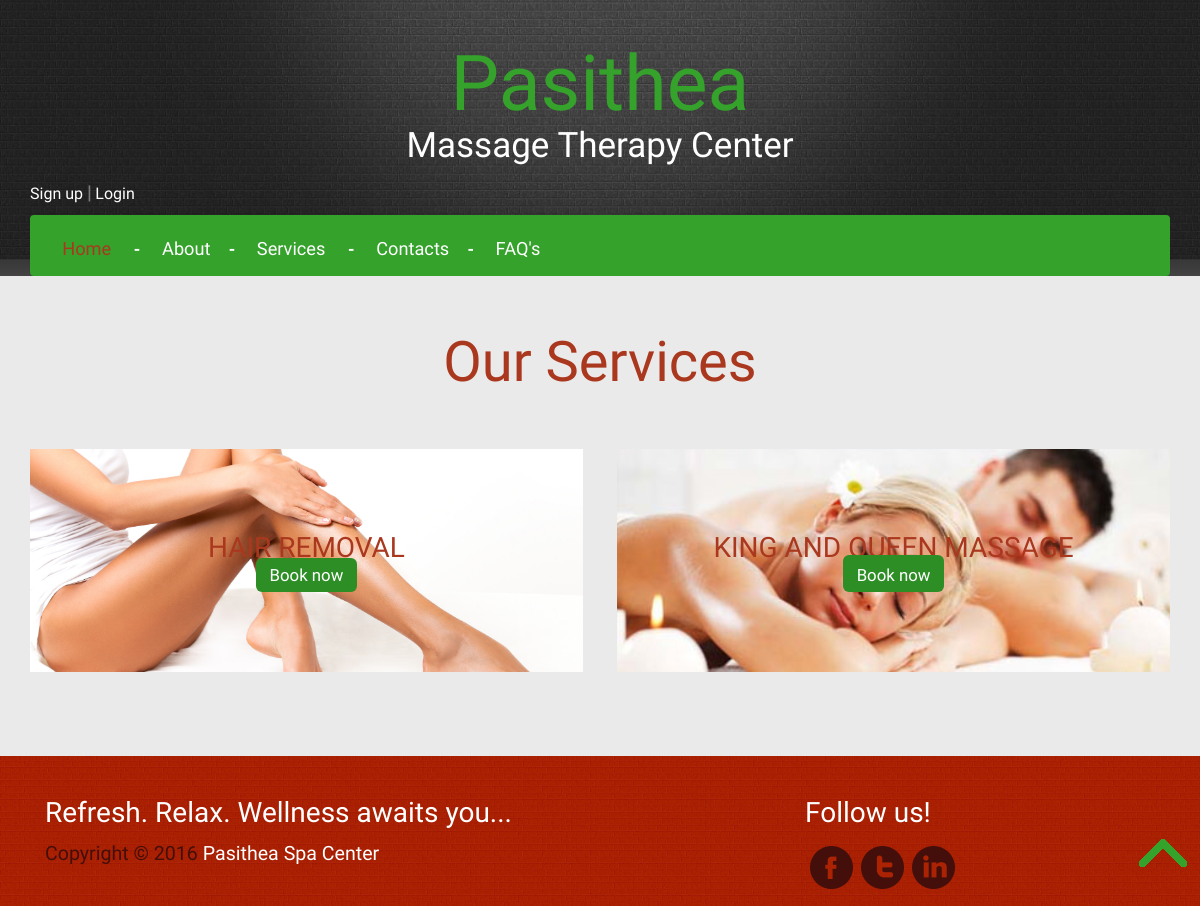
The page /index.php?pg=svc on the database as committed earlier.
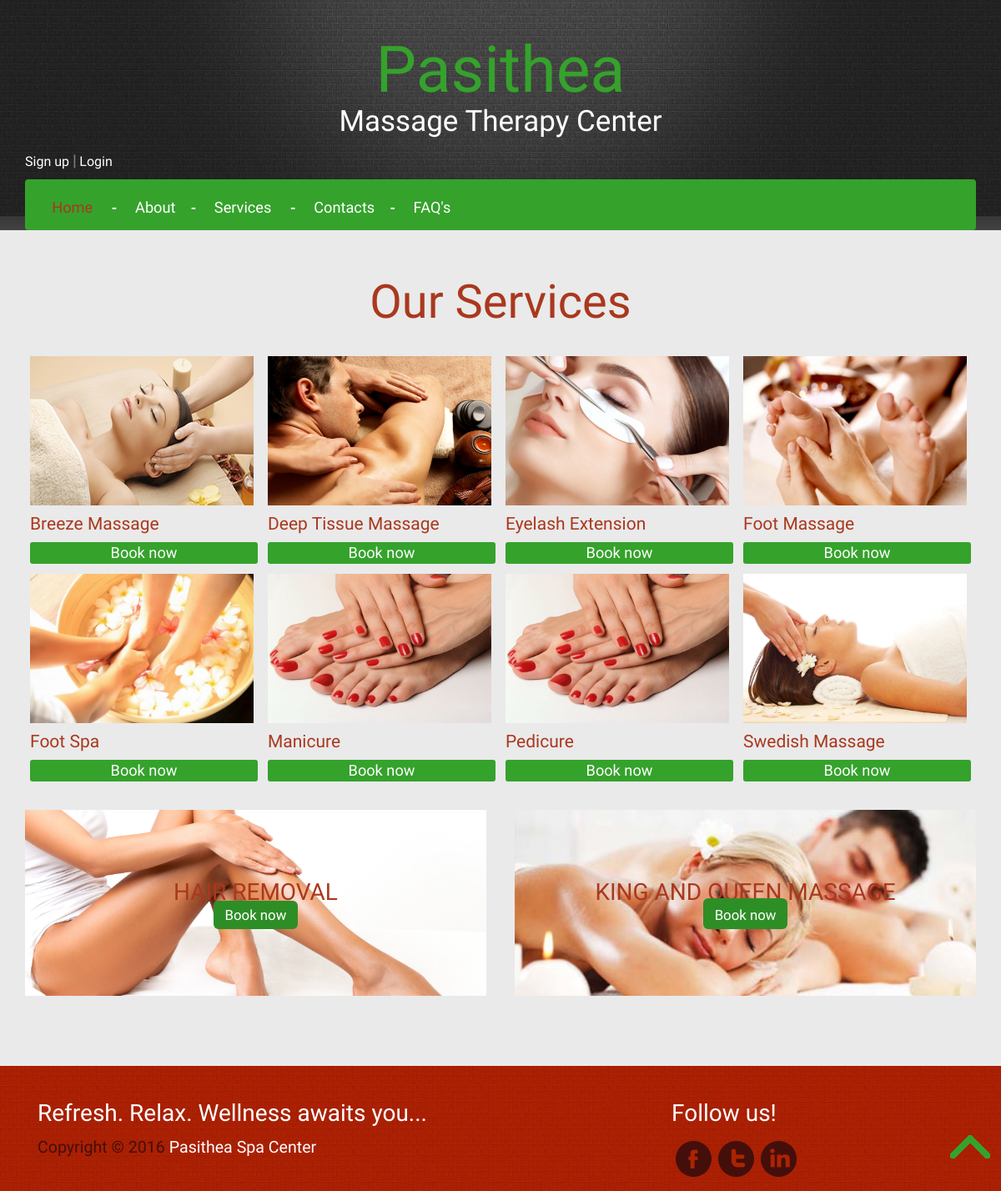
The same page on the database as committed later.
### tables this page shows
CREATE TABLE `pasithea_services` (
  `id` int(11) NOT NULL,
  `image_url` varchar(200) NOT NULL,
  `service_name` varchar(100) NOT NULL,
  `service_details` varchar(300) NOT NULL,
  `service_cost` varchar(11) NOT NULL,
  `featured` int(2) NOT NULL,
  `discounted_price` varchar(11) NOT NULL
);

### admin/includes/services_api.php (called while the page is built, shortened)
<?php
$db = new Database();
$db = $db->connect();
function getAllServices(){
	$sql = 'SELECT * from pasithea_services order by service_name';
	return squery($sql);
}
function squery($sql){
	global $db;
	$result = $db->query($sql);
	if ( !$result || $result->num_rows == 0 ) {
		return false;
	}
	$rows = array();
	while( $r = $result->fetch_object() ) {
		$rows[] = $r;
	}
	return $rows;
}
?>

### services.php (the view, shortened to what this page needs)
<div class="container">
			<div class="specials">
			<h2>Our Services</h2>
				<?php
					require_once('admin/includes/services_api.php');
					$res = getAllServices();
					$i = 0;
					foreach($res as $rows){
						$i++;
				?>
						<div class="col-md-3 special-in">
							<a href="#" ><img src="<?php echo 'admin/'.$rows->image_url;?>" class="img-responsive" alt="">
								</a>
							<h5><a href="#"><?php echo $rows->service_name;?></a></h5>
							<p onclick='check_credentials()'>Book now</p>
						</div>
				<?php
						if($i == 4){
							echo "<div class='clearfix'> </div>";
							$i = 0;
						}
					}
				?>
				<div class="special-bottom">
					<div class="col-md-6 bottom-special">
						<h5><a href="#" style="color:#aa381e;">HAIR REMOVAL</a></h5>
						<a href="#" class="details">Book now</a>
					</div>
					<div class="col-md-6 bottom-special-1">
						<h5><a href="#" style="color:#aa381e;padding-bottom:10px;">KING AND QUEEN MASSAGE</a></h5>
						<a href="#" class="details" style="padding-top:10px;">Book now</a>
					</div>
					<div class="clearfix"> </div>
				</div>
			</div>
		</div>

### index.php (shortened to what this page needs)
<!DOCTYPE html>
<?php
if (empty($_GET['pg']))
	$page = 'home';
else
	$page = $_GET['pg'];
?>
<html>
<head>
<link href="css/bootstrap.css" rel="stylesheet" type="text/css" media="all" />
<link href="css/style.css" rel="stylesheet" type="text/css" media="all" />
<link href="css/login-style.css" rel="stylesheet" type="text/css"/>
</head>
<body>
	<div class="header">
		<div class="container">
			<div class="logo">
				<h1><a href="index.php">Pasithea</a></h1>
				<h3>Massage Therapy Center</h3>
			</div>
			<div class="header-top">
				<div class="header-top-in">
					<ul class="header-grid">
						<?php
							if(!isset($_SESSION['userid']))
							{
						?>
							<li><a style="color:white;" class="cd-signup" href="#">Sign up</a> <label> | </label></li>
							<li><a style="color:white;" class="cd-signin" href="#">Login </a> </li>
						<?php
							}
						?>
					</ul>
				</div>
				<div class="clearfix"> </div>
			</div>
			<div class="header-bottom">
				<div class="top-nav">
					<ul>
						<li class="active" ><a href="index.php">Home  </a><label>- </label> </li>
						<li><a href="index.php?pg=abt">About</a><label>- </label></li>
						<li><a href="index.php?pg=svc">Services </a><label>- </label></li>
						<li><a href="index.php?pg=ctc">Contacts</a><label>- </label></li>
						<li><a href="index.php?pg=faq">FAQ's</a></li>
					</ul>
				</div>
			<div class="clearfix"> </div>
		</div>
		</div>
	</div>
	<?php
		require_once('contents.php');
	?>
	<div class="footer">
		<div class="container">
		<div class="col-md-8 footer-bottom ">
		<h4>Refresh. Relax. Wellness awaits you...</h4>
		<p class="footer-grid">Copyright &copy; 2016 <a href="index.php">Pasithea Spa Center</a> </p>
		</div>
			<div class="col-md-4 footer-bottom ">
				<h4>Follow us!</h4>
				<ul class="social-icons">
					<li><a href="#"><span> </span> </a></li>
					<li class="tin"><a href="#"><span> </span></a></li>
					<li class="linked"><a href="#"><span> </span> </a></li>
				</ul>
			</div>
				<div class="clearfix"> </div>
		</div>
	</div>
		<a href="#" id="toTop" style="display: block;"> <span id="toTopHover" style="opacity: 1;"> </span></a>
</body>
</html>

### contents.php (shortened to what this page needs)
<?php
	switch($page){
		case 'svc':
			include_once('services.php');
			break;
	}
?>

### css/style.css (style rules this page uses)
body { background:#eaeaea; font-family: 'Rokkitt', serif; }
body a { transition: 0.5s all; -webkit-transition: 0.5s all; -o-transition: 0.5s all; -moz-transition: 0.5s all; -ms-transition: 0.5s all; }
ul { padding: 0; margin: 0; }
h1,h2,h3,h4,h5,h6,label,p { margin:0; }
.header { background:url(../images/back.jpg) no-repeat center; width:100%; position: relative; display:block; background-size:cover; }
.logo h3 { text-decoration:none; color:#fff; font-size:2.5em; font-family: 'Lobster Two', cursive; text-align:center; }
.logo h1 { font-size:5.5em; font-family: 'Lobster Two', cursive; text-align:center; }
.logo h1 a { text-decoration:none; color:#35A22C; }
.logo { padding-top: 3em; }
.header-top-in { margin-bottom: -20px; float:left; width:65%; }
.header-grid { float: left; padding-top: 1em; }
.header-grid li,.grid-header li { display:inline-block; color: white; font-size: 16px; }
.header-grid li a, { text-decoration:none; color:#7a7a7a; font-size:1.4em; }
.header-grid li label,.grid-header li label { color:#7a7a7a; font-size:1.2em; }
.top-nav { float:left; margin-top: 0.5em; }
.top-nav ul li { display: inline-block; }
.top-nav ul li a { text-decoration:none; color:#fff; font-size:1.3em; padding: 0em 1em; }
.top-nav ul li a:hover,.top-nav ul li.active a { color:#aa381e; }
.top-nav ul li label { color:#fff; font-size:1.2em; }
.header-bottom { background: #35a22c; border-radius: 4px; -webkit-border-radius: 4px; -o-border-radius: 4px; -moz-border-radius: 4px; -ms-border-radius: 4px; padding: 1em; margin: 2em 0 0; }
a.details { text-decoration:none; font-size:1.2em; color:#fff; background: #2e8e26; padding: 0.4em 0.8em; border-radius: 6px; -webkit-border-radius: 6px; -o-border-radius: 6px; -moz-border-radius: 6px; -ms-border-radius: 6px; }
.specials { padding: 4em 0 6em; }
.special-bottom { padding: 2em 0 0; }
.specials h2 { font-size:4em; font-family: 'Lobster Two', cursive; color:#aa381e; text-align:center; padding-bottom: 0.5em; }
.bottom-special { background:url(../images/laser_removal.jpg) no-repeat center; display:block; padding: 6em 2em; text-align:center; margin-right: 3%; width: 48.5%; background-size: cover; }
.bottom-special-1 { background:url(../images/kingandqueen.jpg) no-repeat center; display:block; padding:6em 2em; text-align:center; width:48.5%; margin:0; background-size: cover; }
.bottom-special h5,.bottom-special-1 h5 { font-size:2em; font-family: 'Lobster Two', cursive; }
.bottom-special h5 a,.bottom-special-1 h5 a { text-decoration:none; color:#fff; }
.special-in h5 { font-size:1.5em; font-family: 'Lobster Two', cursive; }
.special-in h5 a { text-decoration:none; color:#aa381e; padding: 0.5em 0; display:block; }
.special-in p { cursor: pointer; text-align: center; border-radius: 3px; background-color:#35A22C; font-size:1.3em; color:#FCFCFC; }
.special-in { padding: 6px; width: 25%; float:left; }
.footer { background:url(../images/footer.png) no-repeat center; width:100%; position:relative; min-height:150px; display:block; background-size:cover; padding-top:3em; }
.footer h4 { font-size:2em; font-family: 'Lobster Two', cursive; color:#fff; }
.footer-bottom p { font-size: 1.4em; color: #440f0a; line-height: 1.5em; width: 80%; padding: 0.5em 0; }
.footer-bottom p a { text-decoration:none; color:#fff; }
ul.social-icons { padding-top: 1em; }
ul.social-icons li { display:inline-block; }
ul.social-icons li a span { height: 48px; width: 48px; background: url("../images/img-sprite.png") -360px -13px; display: inline-block; }
ul.social-icons li.tin a span { background-position:-410px -13px; }
ul.social-icons li.linked a span { background-position: -461px -13px; }
#toTop { display: none; text-decoration: none; position: fixed; bottom: 25px; right: 10px; overflow: hidden; width: 61px; height: 52px; border: none; text-indent: 100%; background: url('../images/up.png') no-repeat 0px 0px; }

Rows that differ between the two databases and show on the page:
added pasithea_services: image_url (picture), service_name "Breeze Massage"
added pasithea_services: image_url (picture), service_name "Deep Tissue Massage"
added pasithea_services: image_url (picture), service_name "Eyelash Extension"
added pasithea_services: image_url (picture), service_name "Foot Massage"
added pasithea_services: image_url (picture), service_name "Foot Spa"
added pasithea_services: image_url (picture), service_name "Manicure"
added pasithea_services: image_url (picture), service_name "Pedicure"
added pasithea_services: image_url (picture), service_name "Swedish Massage"
